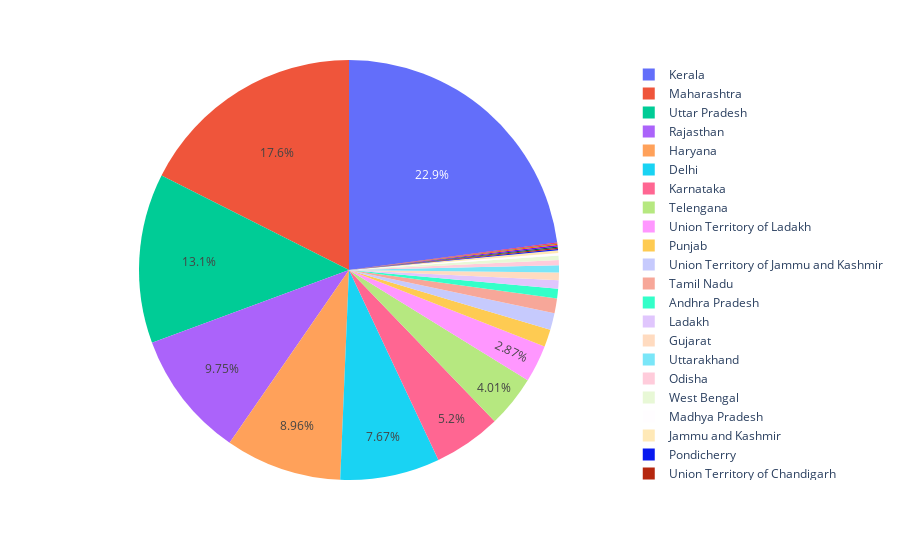

Notebook code cell kept with this figure:
### Markdown cell above
# Plotting a pie chart of the data

### Code cell
import plotly_express as px
fig=px.pie(covidAnalysis ,values ='Cases', names='State/UnionTerritory')
fig.update_traces(textposition='inside')
fig.update_layout(uniformtext_minsize=12, uniformtext_mode='hide')
fig.show()

### Figure 1 — Plotly figure (JSON) as saved in the notebook; plotly's stock layout.template omitted (floating-point values rounded to 4 significant figures; data arrays with more than 128 entries replaced by an {"elided": "..."} marker saying what was removed)
{"data": [{"domain": {"x": [0, 1], "y": [0, 1]}, "hovertemplate": "State/UnionTerritory=%{label}<br>Cases=%{value}<extra></extra>", "labels": {"elided": "270 str values"}, "legendgroup": "", "name": "", "showlegend": true, "textposition": "inside", "type": "pie", "values": {"elided": "270 int values"}}], "layout": {"legend": {"tracegroupgap": 0}, "margin": {"t": 60}, "uniformtext": {"minsize": 12, "mode": "hide"}}}
